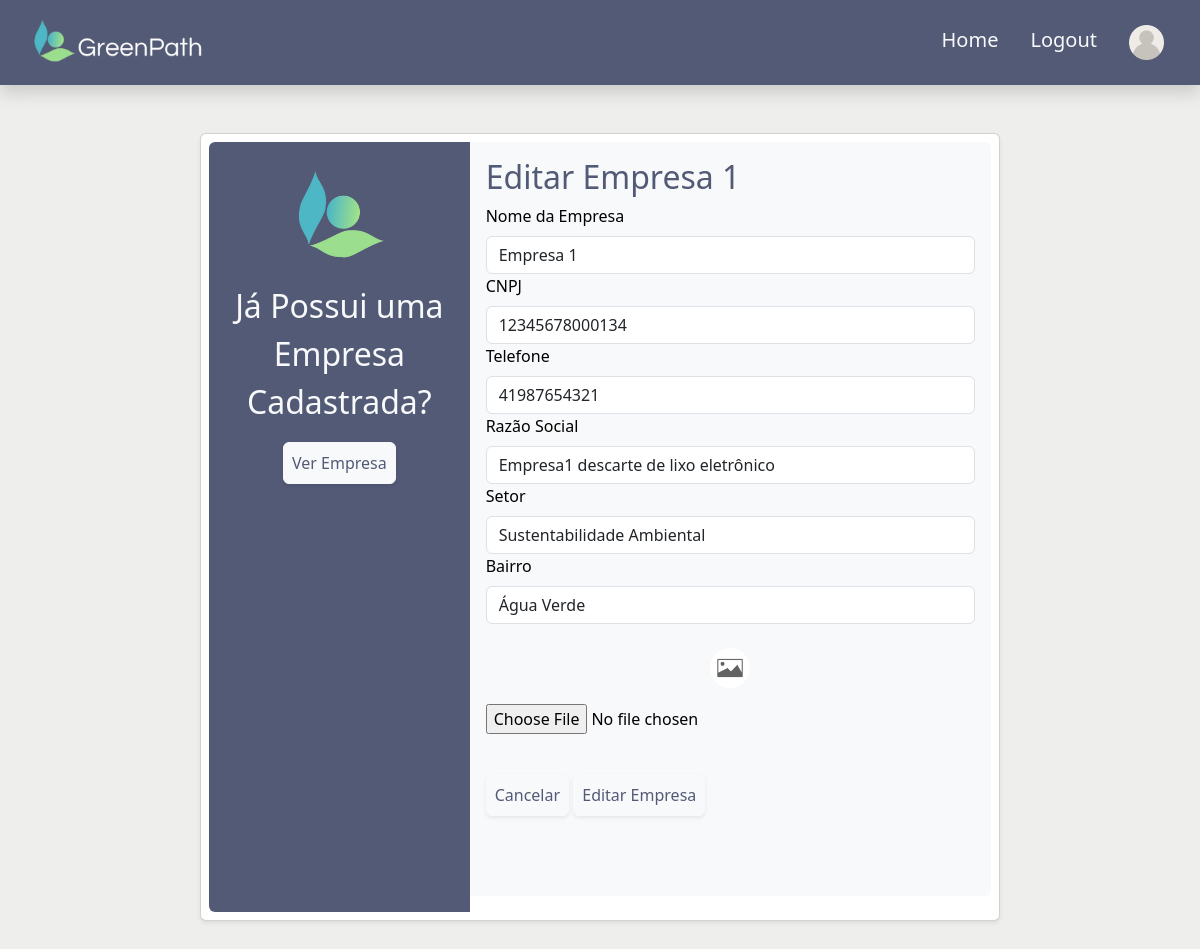
The page /src/page/editarEmpresa.php?id=1 on the database its author committed.
### tables this page shows
CREATE TABLE Empresa (
    id_empresa INT PRIMARY KEY AUTO_INCREMENT NOT NULL,
    nome_fantasia VARCHAR(50) UNIQUE NOT NULL,
    avatar MEDIUMBLOB DEFAULT NULL,
    cnpj VARCHAR(50) UNIQUE NOT NULL,
    razao_social VARCHAR(255) NOT NULL,
    setor VARCHAR(255) NOT NULL,
    telefone VARCHAR(50) UNIQUE NOT NULL,
    bairro VARCHAR(50) NOT NULL,
    fk_Usuario_id INT NOT NULL,
    UNIQUE (nome_fantasia, cnpj, telefone),
    CONSTRAINT check_cnpj_digits CHECK(cnpj REGEXP '^[0-9]{14}$')
);

### src/page/editarEmpresa.php (the view, shortened to what this page needs)
<!doctype html>
<html lang="en">
    <head>
        <link href="https://cdn.jsdelivr.net/npm/bootstrap@5.3.3/dist/css/bootstrap.min.css" rel="stylesheet">
</head>
<body style="background-color: #EEEEEC;">
	<?php require '../database/connectDB.php'; ?>
  <nav class="navbar navbar-expand-lg shadow p-2 mb-5" style="background-color: #535A76;">
          <div class="container-fluid" style="background-color: #535A76;">
            <a class="navbar-brand" href="../../index.php">
              <img src="../../resources/GreenPath.png" alt="GreenPath" width="200" height="59">
            </a>
            <div class="collapse navbar-collapse" id="navbarNav">
              <ul class="navbar-nav ms-auto">
              <li class="nav-item">
                  <a class="nav-link text-light fs-5 p-3" href="#" onclick="window.location.href='homeAdm.php'">Home</a>
                </li>
                <li class="nav-item">
                  <a class="nav-link text-light fs-5 p-3" href="#" onclick="window.location.href='logout.php'">Logout</a>
                </li>
                <li class="nav-item d-flex align-items-center justify-content-between">
                    <a class="nav-link p-3" href="#" onclick="window.location.href='editarConta.php'">
                        <img src="../../resources/do-utilizador.png" alt="GreenPath" style="max-width: 35px;"></a>
                </li>
              </ul>
            </div>
          </div>
        </nav>
    <?php
    $id_empresa = $_GET['id'];
				$conn = mysqli_connect($servername, $username, $password, $database);
        $sql = "SELECT id_empresa, nome_fantasia, avatar, cnpj, razao_social, setor, telefone, bairro, fk_Usuario_id
                FROM Empresa WHERE id_empresa = $id_empresa";
        echo "<div class='container'>";
            if ($result = mysqli_query($conn, $sql)) {
                if(mysqli_num_rows($result) == 1){
                    $row = mysqli_fetch_assoc($result);
                    $nome_fantasia = $row['nome_fantasia'];
                    $razao_social = $row['razao_social'];
                    $cnpj = $row['cnpj'];
                    $telefone = $row['telefone'];
                    $setor = $row['setor'];
                    $bairro = $row['bairro'];
                    $avatar = $row['avatar'];
				?>
        <div class="card mb-3 mx-auto rounded shadow-sm p-2 mb-5" style="max-width: 800px;">
        <div class="row g-0">
            <div class="col-md-4 text-center rounded-start" style="background-color: #535A76;">
            <p><br><img src="../../resources/logo-removebg.png" class="img-fluid rounded-start" alt="logo" style="max-width: 100px;"></p>
            <p class="text-center fs-2 text text-light">Já Possui uma Empresa Cadastrada?</p>
            <p><button type="button" onclick="window.location.href='editarEmpresa.php'" style="color: #535A76;" class="btn btn-light shadow-sm p-2 mb-5 rounded">Ver Empresa</button></p>
        </div>
            <div class="col-md-8">
            <div class="card-body text-bg-light rounded-end">
                <form id="form" action="editarEmpresaDB.php" method="POST" enctype="multipart/form-data">
                <h2 id="signup-title" style="color: #535A76;">Editar <?php echo $nome_fantasia; ?></h2>
                            <label for="nome_fantasia" class="form-label">Nome da Empresa</label>
                            <input type="text" name="nome_fantasia" minlength="3" id="nome_fantasia" placeholder="Nome da Empresa"
                            class="form-control" title="Informe um nome válido. Minimo 3 digitos" value="<?php echo $nome_fantasia; ?>" required>
                            <label for="cnpj" class="form-label">CNPJ</label>
                            <input type="text" name="cnpj" maxlength="18" id="cnpj" placeholder="CNPJ"
                            pattern="^\d{3}\.?\d{3}\.?\d{3}-?\d{2}$|^\d{2}\.?\d{3}\.?\d{3}\/?[0-9]{4}-?\d{2}$"
                            title="Deve estar no formato 00000000000000 ou 00.000.000/0000-00" class="form-control" value="<?php echo $cnpj; ?>" required>
                            <label for="telefone" class="form-label">Telefone</label>
                            <input type="text" name="telefone" maxlength="15" id="telefone" placeholder="Telefone" class="form-control"
                            pattern="^\(?\d{2}\)?\s?\d{4,5}-?\d{4}$" title="Deve estar no formato 00000000000 ou (00) 00000-0000" value="<?php echo $telefone; ?>" required>
                            <label for="razao_social" class="form-label">Razão Social</label>
                            <input type="text" name="razao_social" minlength="5" id="razao_social" placeholder="Razão Social" class="form-control"
                            class="form-control" title="Informe um nome válido. Minimo 5 digitos" value="<?php echo $razao_social; ?>" required>
                            <label for="setor" class="form-label">Setor</label>
                            <input type="text" name="setor" minlength="3" id="setor" placeholder="Setor" class="form-control"
                            class="form-control" title="Informe um setor válido. Minimo 3 digitos" value="<?php echo $setor; ?>" required>
                            <label for="bairro" class="form-label">Bairro</label>
                            <input type="text" name="bairro" minlength="5" id="bairro" placeholder="Bairro" class="form-control"
                            class="form-control" title="Informe um bairro válido. Minimo 5 digitos" value="<?php echo $bairro; ?>" required>
                            <br>
                            <div class="mb-3">
                    <td>
                            <?php
                            if ($avatar) {?>
                                <p style="text-align:center">
                                    <img id="imagemSelecionada" class="rounded-circle" style="max-width: 40px;" />
                                </p>
                                <?php
                            } else {
                                ?>
                                <p style="text-align:center">
                                    <img id="imagemSelecionada" class="rounded-circle" src="../../resources/fotoIcon.jpg" style="max-width: 40px;" />
                                </p>
                                <?php
                            }
                            ?>
                            <p>
							<label>
                            <input type="file" id="avatar" name="avatar" onchange="validaImagem(this);" /></label>
                            </p>
                        </td>
                            <div>
                              <br>
                              <input type="button" value="Cancelar" style="color: #535A76;" class="btn btn-light shadow-sm p-2 mb-5 rounded" onclick="window.location.href='listarEmpresas.php'">
                              <input  class="btn btn-light shadow-sm p-2 mb-5 rounded" style="color: #535A76;" type="submit" value="Editar Empresa">
                            </div>
                    </form>
					<?php
					}
				} else {
					echo "<p style='text-align:center'>Erro executando UPDATE: " . $conn-> error . "</p>";
				}
				echo "</div>";
				?>
</div>
</div>
        </body>
</html>

### rows shown on the page
empresa: nome_fantasia "Empresa 1", cnpj "12345678000134", telefone "41987654321", razao_social "Empresa1 descarte de lixo eletrônico", setor "Sustentabilidade Ambiental", bairro "Água Verde"
